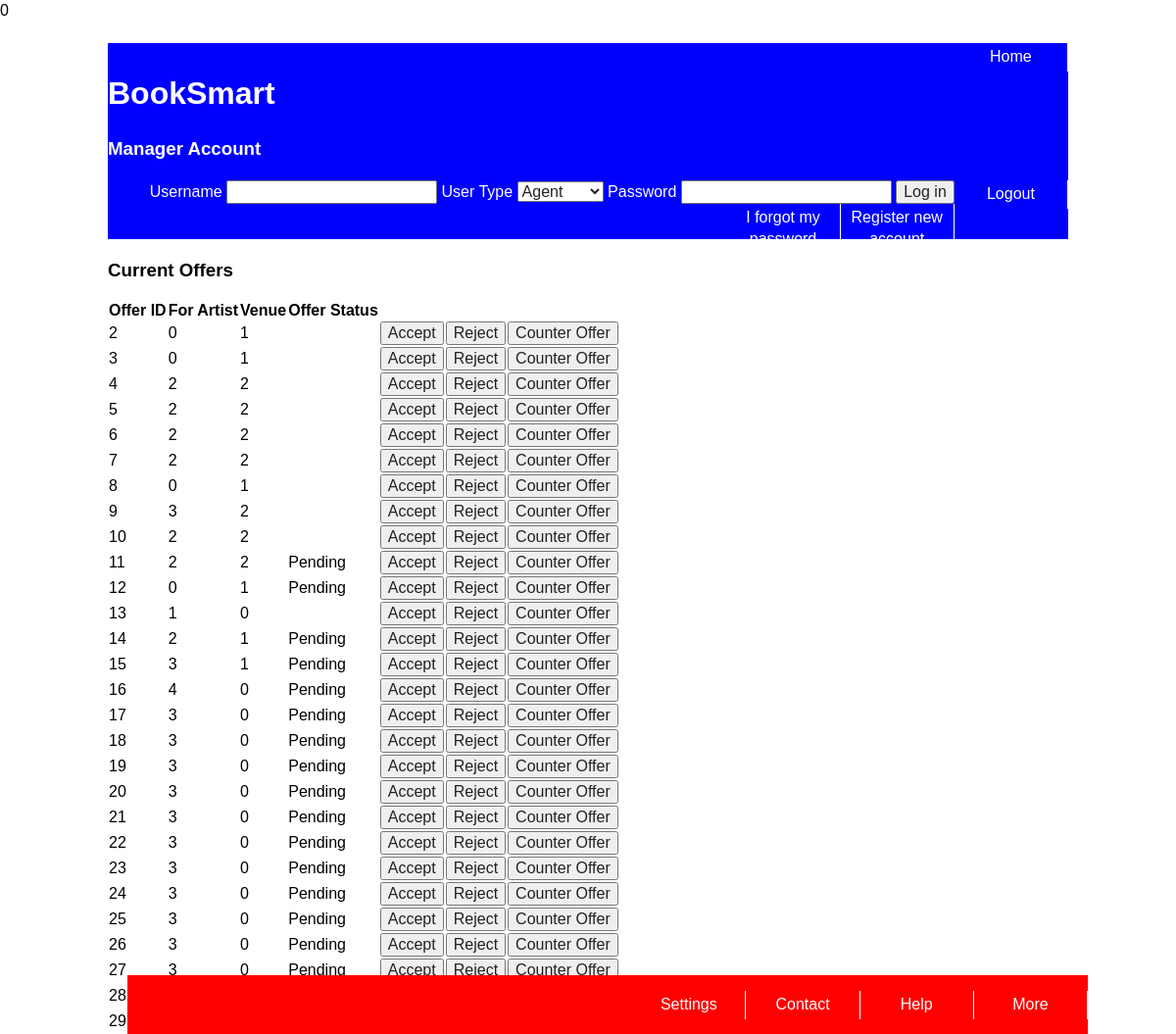
The page /Promoter/index.php (signed in) on the database its author committed.
### tables this page shows
CREATE TABLE `Offer` (
  `Offer_ID` int(20) NOT NULL AUTO_INCREMENT,
  `offerStatus` varchar(10) NOT NULL,
  `Artist_ID` int(20) NOT NULL,
  `Promoter_ID` int(20) NOT NULL,
  `Advance_ID` int(20) NOT NULL,
  `Venue_ID` int(20) NOT NULL,
  `offerDate` varchar(30) NOT NULL,
  `offerGuarantee` varchar(20) NOT NULL,
  `offerBonus` varchar(20) NOT NULL,
  `offerHotel` varchar(20) NOT NULL,
  `offerTechnical` varchar(20) NOT NULL,
  `offerMediaSupport` varchar(20) NOT NULL,
  `offerSellableCap` varchar(20) NOT NULL,
  `offerAgeLimit` int(11) NOT NULL,
  `offerEventType` varchar(20) NOT NULL,
  `offerGATicket1` varchar(20) NOT NULL,
  `offerGATicket2` varchar(20) NOT NULL,
  `offerLoadIn` varchar(20) NOT NULL,
  `offerDoors` varchar(20) NOT NULL,
  `offerSetTime` varchar(20) NOT NULL,
  `offerSetLength` varchar(20) NOT NULL,
  `offerCurfew` varchar(20) NOT NULL,
  PRIMARY KEY (`Offer_ID`),
  KEY `Promoter_ID` (`Promoter_ID`),
  KEY `Advance_ID` (`Advance_ID`),
  KEY `Advance_ID_2` (`Advance_ID`),
  KEY `Venue_ID` (`Venue_ID`),
  KEY `Artist_ID` (`Artist_ID`)
);

### model/offer_db.php (called while the page is built, shortened)
<?php
	function get_Offers($Promoter_ID) {
		global $db;
		$Offers = $db->query("SELECT * FROM Offer WHERE Promoter_ID = $Promoter_ID;");
		return $Offers->fetchAll(PDO::FETCH_ASSOC);
	}
?>

### Promoter/offer_list.php (the view, shortened to what this page needs)
<?php include '../header.php';
?>
<div id = 'container'>
			<h3>Current Offers</h3>
			<table>
			<tr>
				<th>Offer ID</th>
				<th>For Artist</th>
				<th>Venue</th>
				<th>Offer Status</th>
			</tr>
                        <?php foreach ($Offers as $Offer){?>
                        <tr>
                                <td><?php echo $Offer['Offer_ID']; ?></td>
                                <td><?php echo $Offer['Artist_ID']; ?></td>
                                <td><?php echo $Offer['Venue_ID']; ?></td>
                                <td><?php echo $Offer['offerStatus']; ?></td>
                                <td><form action = "." method = "post">
                                        <input type ="submit" value ="Accept">
                                    </form>
                                </td>
                                <td><form action = "." method = "post">
                                        <input type ="submit" value ="Reject">
                                    </form>
                                </td>
                                <td>
                                    <form action = "." method ="post">
                                        <input type ="submit" value ="Counter Offer">
                                    </form>
                                </td>
                        <?php } ?>
                        </tr>
			</table>
</div>
<?php include '../footer.php'; ?>

### Promoter/index.php (shortened to what this page needs)
<?php
		include '../model/artist_db.php';
		include '../model/offer_db.php';
if (isset($_POST['action'])) {
    $action = $_POST['action'];
    echo $action;
} elseif (isset($_GET['action'])) {
    $action = $_GET['action'];
} else {
    $action = 'list_offers';
}
if ($action === 'list_offers') {
    if (!isset($_SESSION['Promoter_ID'])){
        echo ' $_SESSION[Promoter_ID] is not set. ';
        echo $_SESSION['user_name'];
    } else{
        $Promoter_ID = $_SESSION['Promoter_ID'];
    }
    if (get_Offers($Promoter_ID) == 0){
        echo ' Sorry there are no offers corresponding with this ID ';
    } else {
        $Offers = get_Offers($Promoter_ID);
    }
    include 'offer_list.php';
} elseif($action === 'reject_offer'){
    $Offer_ID = $_POST['Offer_ID'];
    reject_Offer($Offer_ID);
    $Promoter_ID = $_SESSION['Promoter_ID'];
    $Offers = get_Offers($Promoter_ID);
    include 'offer_list.php';
} else {
    echo 'fuckkk';
}
?>

### header.php (shortened to what this page needs)
<!DOCTYPE html>
<html>
<head>
	<link rel="stylesheet" type ="text/css" href="http://localhost:8888/MusicSite/css/main.css">
	<link rel="stylesheet" type ="text/css" href="http://localhost:8888/MusicSite/css/normalize.css">
</head>
<body>
<div id="header-wrapper">
<p>
        <ul>
                <li><a href = "http://localhost:8888/MusicSite/">Home</a></li>
        </ul>
<p>
	<h1>BookSmart</h1>
	<h3>Manager Account</h3>
        <a href="http://localhost:8888/MusicSite/index.php?logout">Logout</a>
	<div id = "sign-in">
	<form method="post" action="index.php" name="loginform">
    	<label for="login_input_username">Username</label>
    	<input id="login_input_username" class="login_input" type="text" name="user_name" required />
    	<label for="login_input_usertype">User Type</label>
    	<select name = "user_type" id = "user_type">
    		<option value = "Agent">Agent</option>
    	</select>
    	<label for="login_input_password">Password</label>
    	<input id="login_input_password" class="login_input" type="password" name="user_password" autocomplete="off" required />
    	<input type="submit"  name="login" value="Log in" />
	</form>
	<a href="Login/register.php">Register new account</a>
	<a href="Login/password_reset.php">I forgot my password</a>
	</div>
</div>

### footer.php (shortened to what this page needs)
<div id="footer-wrapper">
	<p>
		<ul>
			<li><a href = "more.php">More</a></li>
			<li><a href = "help.php">Help</a></li>
			<li><a href = "contact.php">Contact</a></li>
			<li><a href = "settings.php">Settings</a></li>
		</ul>
</div>
</body>
</html>

### css/main.css (style rules this page uses)
html, button, input, select, textarea { color: #222; }
body { font-size: 1em; line-height: 1.4; }
#header-wrapper { width: 980px; height: 200px; background-color: blue; display: block; margin-left: auto; margin-right: auto; top: 0; }
#header-wrapper h1 { color: #FFFFFF; }
#header-wrapper h3 { color: #FFFFFF; }
#sign-in { text-align: right; color: #FFFFFF; }
#header-wrapper p { color: #FFFFFF; text-transform: uppercase; }
#header-wrapper ul { float:right; width: 100%; padding:0; margin:0; list-style-type:none; }
#header-wrapper a { float:right; width:6em; text-decoration:none; color:white; padding:0.2em 0.6em; border-right:1px solid white; text-align: center; }
#container { width: 980px; display:block; margin-left: auto; margin-right: auto; }
#footer-wrapper { width:980px; background-color: red; display: block; margin-left: 130px; margin-right: auto; position: absolute; bottom: 0; height: 60px; }
#footer-wrapper p { color: #FFFFFF; text-transform: uppercase; }
#footer-wrapper ul { float:right; width: 100%; padding:0; margin:0; list-style-type:none; }
#footer-wrapper a { float:right; width:6em; text-decoration:none; color:white; padding:0.2em 0.6em; border-right:1px solid white; text-align: center; }

### rows shown on the page
offer: Offer_ID "2", Artist_ID "0", Venue_ID "1"
offer: Offer_ID "3", Artist_ID "0", Venue_ID "1"
offer: Offer_ID "4", Artist_ID "2", Venue_ID "2"
offer: Offer_ID "5", Artist_ID "2", Venue_ID "2"
offer: Offer_ID "6", Artist_ID "2", Venue_ID "2"
offer: Offer_ID "7", Artist_ID "2", Venue_ID "2"
offer: Offer_ID "8", Artist_ID "0", Venue_ID "1"
offer: Offer_ID "9", Artist_ID "3", Venue_ID "2"
offer: Offer_ID "10", Artist_ID "2", Venue_ID "2"
offer: Offer_ID "11", Artist_ID "2", Venue_ID "2", offerStatus "Pending"
offer: Offer_ID "12", Artist_ID "0", Venue_ID "1", offerStatus "Pending"
offer: Offer_ID "13", Artist_ID "1", Venue_ID "0"
offer: Offer_ID "14", Artist_ID "2", Venue_ID "1", offerStatus "Pending"
offer: Offer_ID "15", Artist_ID "3", Venue_ID "1", offerStatus "Pending"
offer: Offer_ID "16", Artist_ID "4", Venue_ID "0", offerStatus "Pending"
offer: Offer_ID "17", Artist_ID "3", Venue_ID "0", offerStatus "Pending"
offer: Offer_ID "18", Artist_ID "3", Venue_ID "0", offerStatus "Pending"
offer: Offer_ID "19", Artist_ID "3", Venue_ID "0", offerStatus "Pending"
offer: Offer_ID "20", Artist_ID "3", Venue_ID "0", offerStatus "Pending"
offer: Offer_ID "21", Artist_ID "3", Venue_ID "0", offerStatus "Pending"
offer: Offer_ID "22", Artist_ID "3", Venue_ID "0", offerStatus "Pending"
offer: Offer_ID "23", Artist_ID "3", Venue_ID "0", offerStatus "Pending"
offer: Offer_ID "24", Artist_ID "3", Venue_ID "0", offerStatus "Pending"
offer: Offer_ID "25", Artist_ID "3", Venue_ID "0", offerStatus "Pending"
offer: Offer_ID "26", Artist_ID "3", Venue_ID "0", offerStatus "Pending"
offer: Offer_ID "27", Artist_ID "3", Venue_ID "0", offerStatus "Pending"
offer: Offer_ID "28"
offer: Offer_ID "29"
